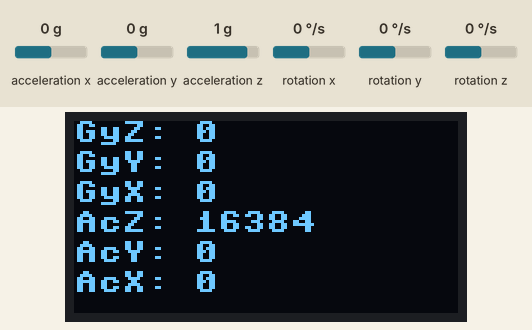
Simulated run of this program. Board: ESP32 board running MicroPython. Shown: 128×64 one-colour display. The test bench sets the inputs (shaded band); at power-on: acceleration x 0 g, acceleration y 0 g, acceleration z 1 g, rotation x 0 °/s, rotation y 0 °/s, rotation z 0 °/s. Library files of the repository ran but are not shown: ssd1306.py, mpu6050.py.

Above: at 3.4 s.
4.3 s: acceleration x set to -1.4 g
At 5.0 s:
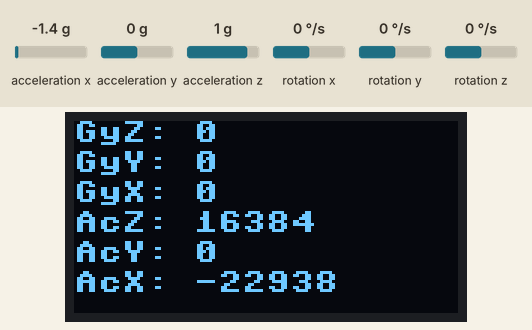
6.6 s: acceleration y set to -1.4 g
At 8.1 s:
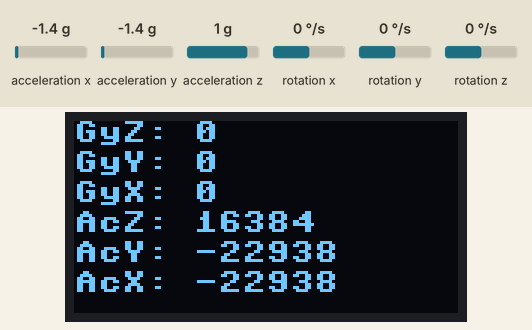
9.8 s: acceleration z set to -1.4 g
At 11.3 s:
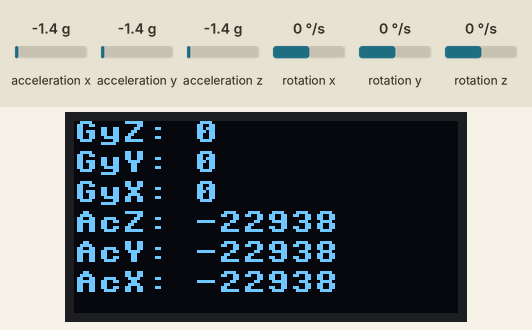
12.9 s: rotation x set to -192 °/s
At 14.4 s:
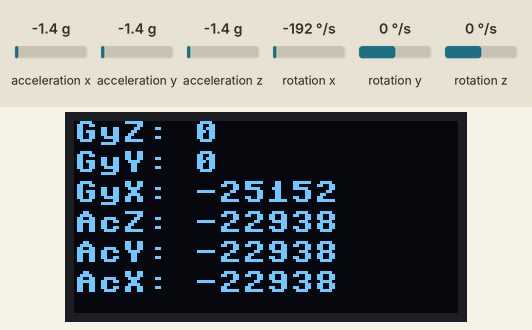
16.1 s: rotation y set to -192 °/s
At 17.6 s:
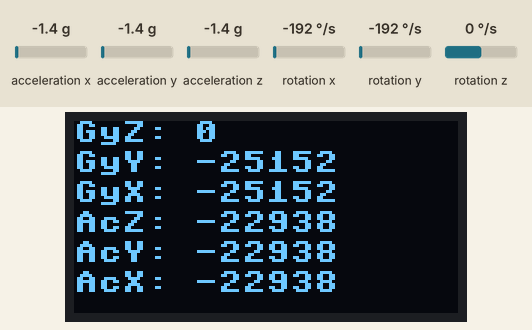
19.2 s: rotation z set to -192 °/s
At 20.7 s:
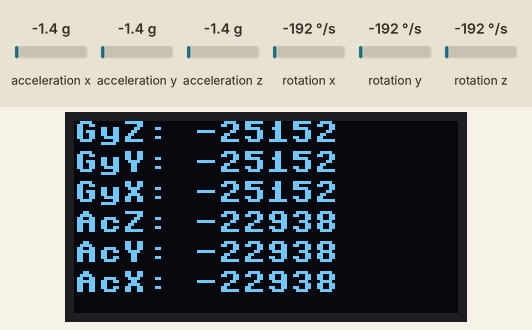
Timing chart, 0 to 22.2 s (numbered marks = the images above; inputs shaded):
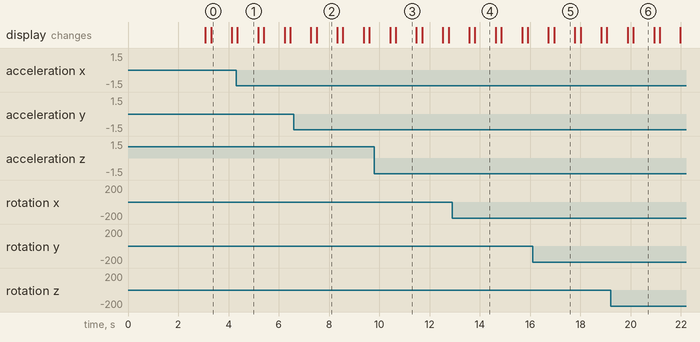

Measured:
- after the input at 4.3 s, the display: changes after 0.05 s (image 1)
- after the input at 6.6 s, the display: first differs from a run without the input after 0.90 s (image 2)
- after the input at 9.8 s, the display: first differs from a run without the input after 0.85 s (image 3)
- after the input at 12.9 s, the display: first differs from a run without the input after 0.90 s (image 4)
- after the input at 16.1 s, the display: first differs from a run without the input after 0.85 s (image 5)
- after the input at 19.2 s, the display: first differs from a run without the input after 0.91 s (image 6)
- what the display in image 0 shows lasts 0.8 s, from 3.3 s to 4.1 s

The program:

accel_disp.py
```python
from machine import Pin, SoftI2C
import ssd1306
from time import sleep
import mpu6050

# ESP32 Pin assignment
#i2c = SoftI2C(scl=Pin(22), sda=Pin(21))

# ESP8266 Pin assignment
i2c = SoftI2C(scl=Pin(5), sda=Pin(4))

oled_width = 128
oled_height = 64
oled = ssd1306.SSD1306_I2C(oled_width, oled_height, i2c)

accelerometer = mpu6050.accel(i2c)

oled.text('LOVE', 0, 0)
oled.text('LOVE', 0, 20)
oled.text('LOVE MY SWEETIE', 0, 40)
oled.text('HOTTIE PIE', 0, 50)

oled.show()
sleep(3)

while True:
    oled.fill(0)
    oled.show()
    sleep(0.2)
    x = accelerometer.get_values()
    for i,j in enumerate(['GyZ', 'GyY', 'GyX', 'AcZ', 'AcY', 'AcX']):
        oled.text('{}: {}'.format(j, x[j]),0,i*10)
    oled.show()
    sleep(0.8)


        
```
